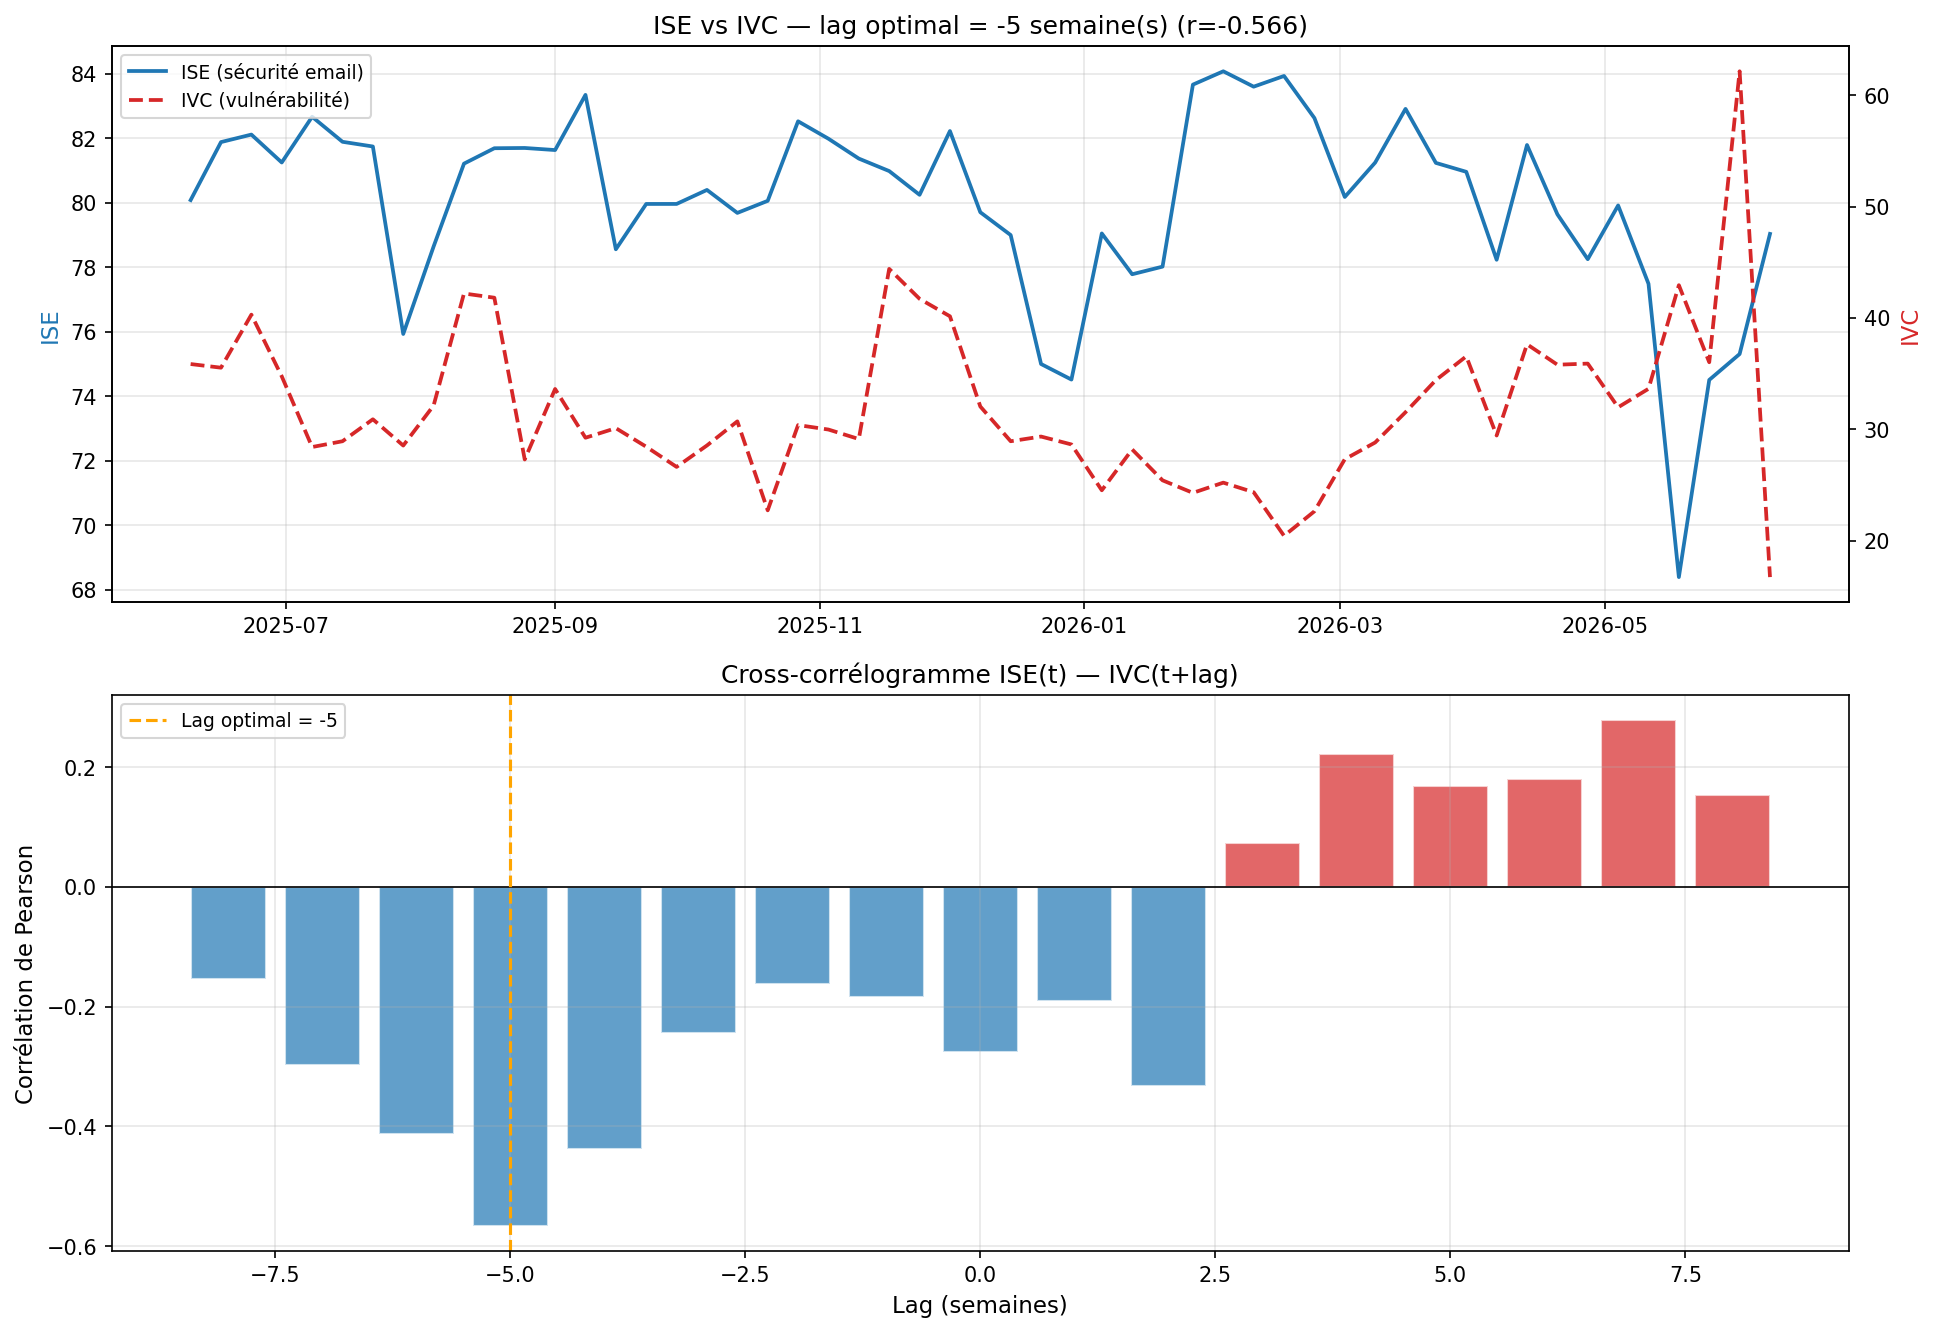

Source code (Python):
# etude4_cascade.py — Effet cascade ISE → IVC (Granger, cross-correlation)
import pandas as pd
import numpy as np
import matplotlib
import os; os.chdir(os.path.dirname(os.path.abspath(__file__)))

matplotlib.use('Agg')
import matplotlib.pyplot as plt
import warnings
warnings.filterwarnings('ignore')

# Charge les indices calculés par etude2
try:
    idx = pd.read_csv('etude2_indices.csv', encoding='utf-8', parse_dates=['date'])
    ISE = idx['ISE'].values
    IMP = idx['IMP'].values
    IVC = idx['IVC'].values
    dates = idx['date'].values
    print(f"Indices chargés depuis etude2_indices.csv ({len(ISE)} semaines)")
except FileNotFoundError:
    print("etude2_indices.csv non trouvé — recalcul minimal")
    import sys; sys.exit(1)

from scipy.stats import pearsonr, spearmanr

# --- Cross-corrélation ISE vs IVC ---
lags = range(-8, 9)
cc = []
for lag in lags:
    if lag >= 0:
        x, y = ISE[:len(ISE)-lag], IVC[lag:]
    else:
        x, y = ISE[-lag:], IVC[:len(IVC)+lag]
    r, p = pearsonr(x, y)
    cc.append({'lag': lag, 'corr': r, 'pvalue': p})

cc_df = pd.DataFrame(cc)
best = cc_df.loc[cc_df['corr'].abs().idxmax()]
print(f"\nCross-corrélation ISE↔IVC:")
print(cc_df.to_string(index=False))
print(f"\nLag optimal : {int(best['lag'])} semaines (r={best['corr']:.3f}, p={best['pvalue']:.4f})")

lag_opt = int(best['lag'])

# Corrélation de Pearson avec lag optimal
if lag_opt >= 0:
    x_lag, y_lag = ISE[:len(ISE)-lag_opt], IVC[lag_opt:]
else:
    x_lag, y_lag = ISE[-lag_opt:], IVC[:len(IVC)+lag_opt]
r_lag, p_lag = pearsonr(x_lag, y_lag)
rsp, psp = spearmanr(x_lag, y_lag)
print(f"\nCorrélation ISE(t) vs IVC(t+{lag_opt}): Pearson r={r_lag:.3f} p={p_lag:.4f} | Spearman rho={rsp:.3f} p={psp:.4f}")

# --- Test de Granger ---
try:
    from statsmodels.tsa.stattools import grangercausalitytests
    print("\n--- Test de Granger : ISE → IVC ---")
    data_iv = np.column_stack([IVC, ISE])
    gc_res = grangercausalitytests(data_iv, maxlag=4, verbose=False)
    granger_rows = []
    for lag, res in gc_res.items():
        fstat = res[0]['ssr_ftest'][0]
        pval  = res[0]['ssr_ftest'][1]
        granger_rows.append({'lag': lag, 'F_stat': fstat, 'p_value': pval, 'significatif': '*' if pval < 0.05 else ''})
        print(f"  Lag={lag}: F={fstat:.3f}  p={pval:.4f}  {'***' if pval<0.01 else ('*' if pval<0.05 else '')}")

    print("\n--- Test de Granger : IVC → ISE (causalité inverse) ---")
    data_vi = np.column_stack([ISE, IVC])
    gc_res2 = grangercausalitytests(data_vi, maxlag=4, verbose=False)
    for lag, res in gc_res2.items():
        fstat2 = res[0]['ssr_ftest'][0]
        pval2  = res[0]['ssr_ftest'][1]
        print(f"  Lag={lag}: F={fstat2:.3f}  p={pval2:.4f}  {'***' if pval2<0.01 else ('*' if pval2<0.05 else '')}")

    granger_df = pd.DataFrame(granger_rows)
    granger_ok = True
except Exception as e:
    print(f"Granger non disponible: {e}")
    granger_df = pd.DataFrame({'lag':[1,2,3,4],'F_stat':[np.nan]*4,'p_value':[np.nan]*4})
    granger_ok = False

# --- Figure ---
fig, (ax1, ax2) = plt.subplots(2, 1, figsize=(13, 9))

# Subplot 1 : ISE vs IVC double axe
color_ise = '#1F77B4'
color_ivc = '#D62728'
ax1.plot(dates, ISE, color=color_ise, linewidth=1.8, label='ISE (sécurité email)')
ax1b = ax1.twinx()
ax1b.plot(dates, IVC, color=color_ivc, linewidth=1.8, linestyle='--', label='IVC (vulnérabilité)')
ax1.set_ylabel('ISE', color=color_ise, fontsize=11)
ax1b.set_ylabel('IVC', color=color_ivc, fontsize=11)
ax1.set_title(f'ISE vs IVC — lag optimal = {lag_opt} semaine(s) (r={r_lag:.3f})', fontsize=12)
lines1, labels1 = ax1.get_legend_handles_labels()
lines2, labels2 = ax1b.get_legend_handles_labels()
ax1.legend(lines1 + lines2, labels1 + labels2, loc='upper left', fontsize=9)
ax1.grid(True, alpha=0.3)

# Subplot 2 : Cross-corrélogramme
bar_colors = ['#D62728' if r > 0 else '#1F77B4' for r in cc_df['corr']]
ax2.bar(cc_df['lag'], cc_df['corr'], color=bar_colors, alpha=0.7, edgecolor='white')
ax2.axhline(0, color='black', linewidth=0.8)
ax2.axvline(best['lag'], color='orange', linestyle='--', linewidth=1.5, label=f'Lag optimal = {int(best["lag"])}')
ax2.set_xlabel('Lag (semaines)', fontsize=11)
ax2.set_ylabel('Corrélation de Pearson', fontsize=11)
ax2.set_title('Cross-corrélogramme ISE(t) — IVC(t+lag)', fontsize=12)
ax2.legend(fontsize=9)
ax2.grid(True, alpha=0.3)

plt.tight_layout()
plt.savefig('etude4_cascade.png', dpi=150, bbox_inches='tight')
plt.close()
print("\nGraphique sauvegardé : etude4_cascade.png")

# Stocker pour le rapport
print(f"\n=== RÉSUMÉ ÉTUDE 4 ===")
print(f"Lag optimal ISE→IVC : {lag_opt} semaine(s)")
print(f"r Pearson : {r_lag:.3f}  (p={p_lag:.4f})")
print(f"rho Spearman : {rsp:.3f}  (p={psp:.4f})")
if granger_ok:
    sig = granger_df[granger_df['p_value'] < 0.05]
    print(f"Granger ISE→IVC significatif pour lags : {sig['lag'].tolist() if not sig.empty else 'aucun (p>0.05)'}")
